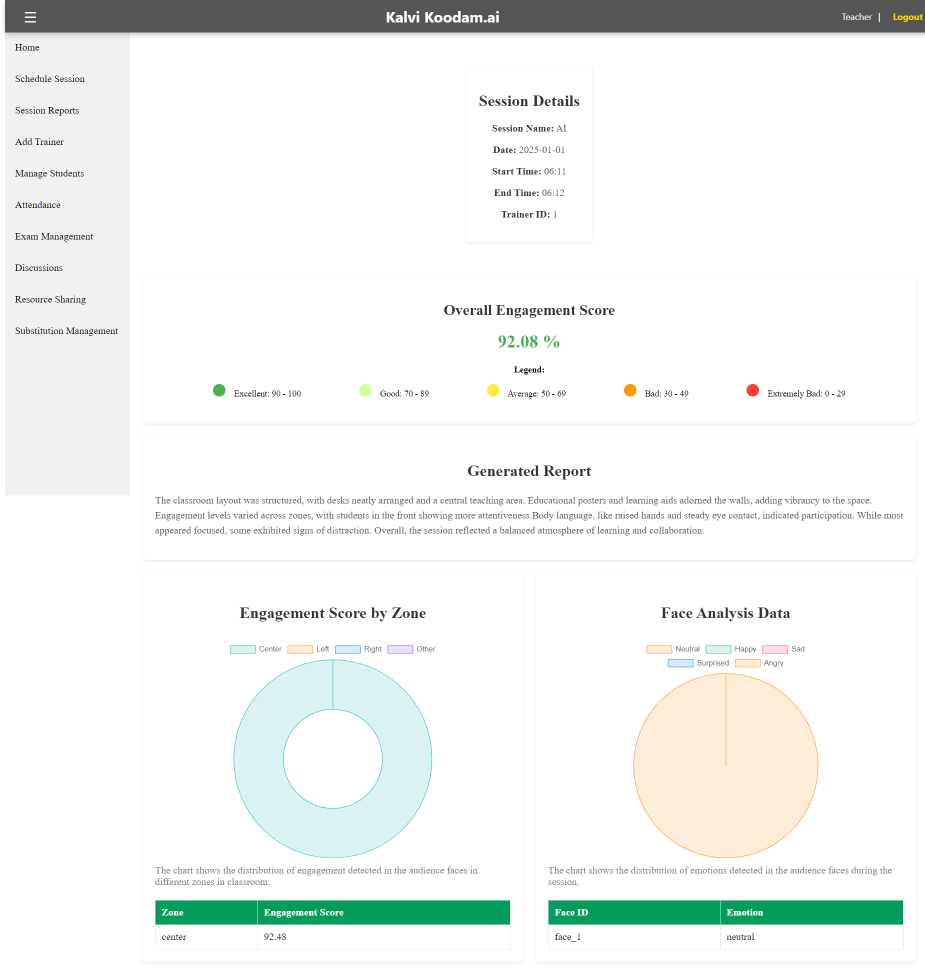
#> input picture media/Report.png, 1849 x 1959 px (shown at 1/2 size)
$ python -i preprocess.py   (imports and definitions only)
#> lines starting #> are read from the running program, lines starting #| are printed output that depends on the picture
#> further down, picture is the input picture: shape (1959, 1849, 3); mean B, G, R 241.5, 243.4, 240.6
import os
import base64
from pathlib import Path
from typing import Union
import requests
import numpy as np
import cv2

def histogram_equalization(image):
        # Convert the image to grayscale
        gray = cv2.cvtColor(image, cv2.COLOR_BGR2GRAY)
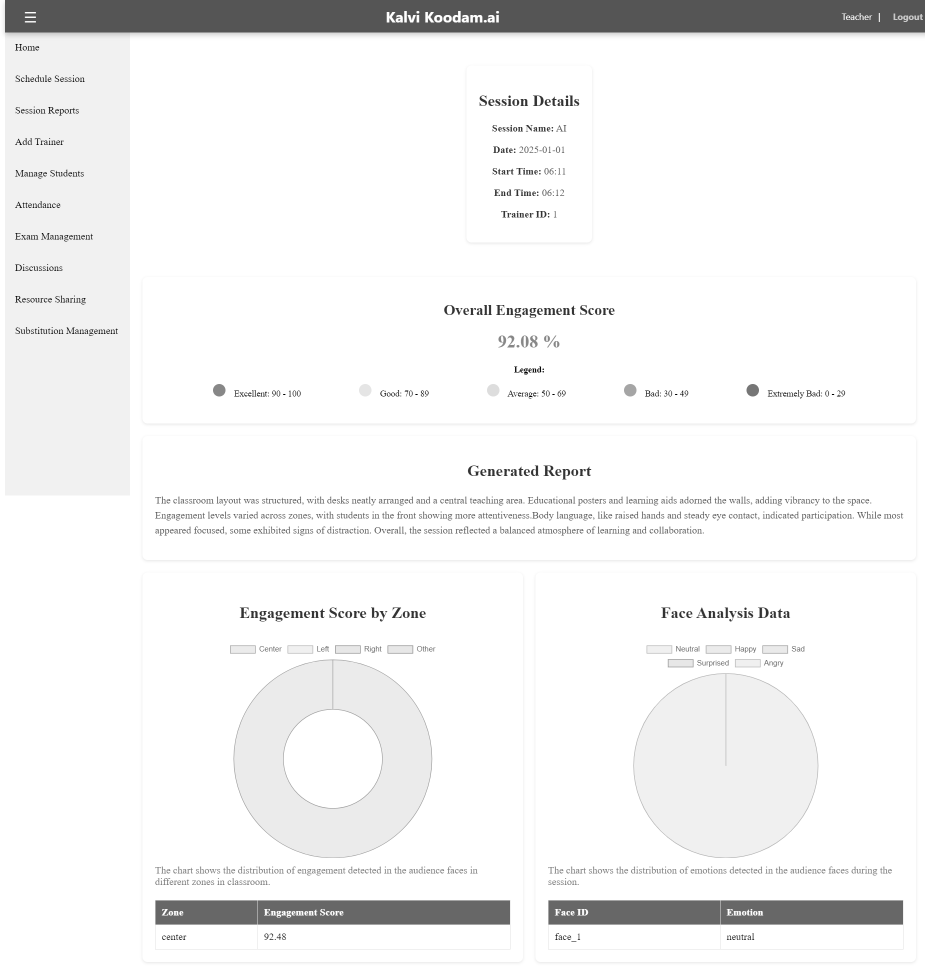
#> gray: shape (1959, 1849) (shown at 1/2 size); min 0, max 255, mean 242.3
        # Apply histogram equalization
        equalized_image = cv2.equalizeHist(gray)
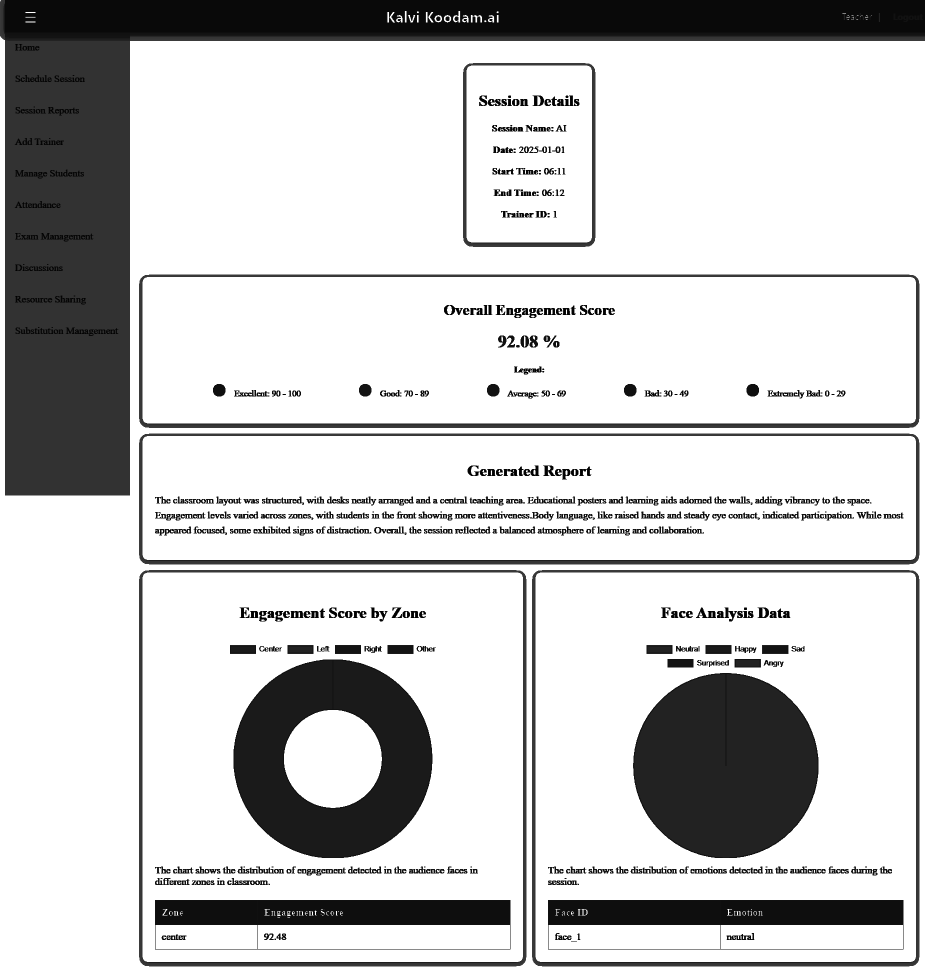
#> equalized_image: shape (1959, 1849) (shown at 1/2 size); min 0, max 255, mean 204.2
        # Convert back to color
        return cv2.cvtColor(equalized_image, cv2.COLOR_GRAY2BGR)

def adjust_contrast(image, alpha=1.5, beta=0):
        # Apply contrast adjustment
#> called with alpha = 1.5, beta = 0
        contrast_image = cv2.convertScaleAbs(image, alpha=alpha, beta=beta)
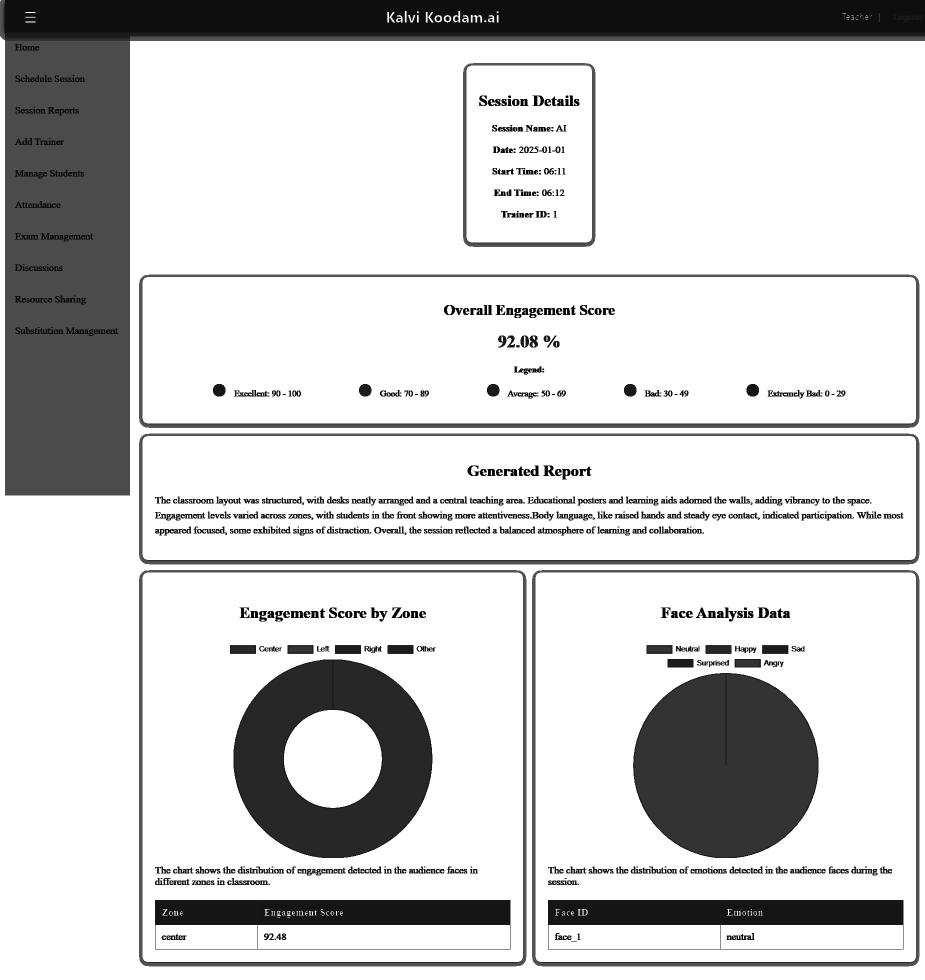
#> contrast_image: shape (1959, 1849, 3) (shown at 1/2 size); min 0, max 255, mean 208
        return contrast_image

def denoise_image(image):
    # Apply non-local means denoising
        return cv2.fastNlMeansDenoisingColored(image, None, 10, 10, 7, 21)


def enhance_image(image):
        # Apply histogram equalization
        image = histogram_equalization(image)
        # Adjust the contrast
        image = adjust_contrast(image)
        # Denoise the image
        image = denoise_image(image)
        return image

# [132 lines left out: functions get_image, load_base64_img, load_image_from_web, resize_image, preprocess_image, not called in this run]

>>> import cv2
>>> picture = cv2.imread('../../media/Report.png')
>>> result = enhance_image(picture)
